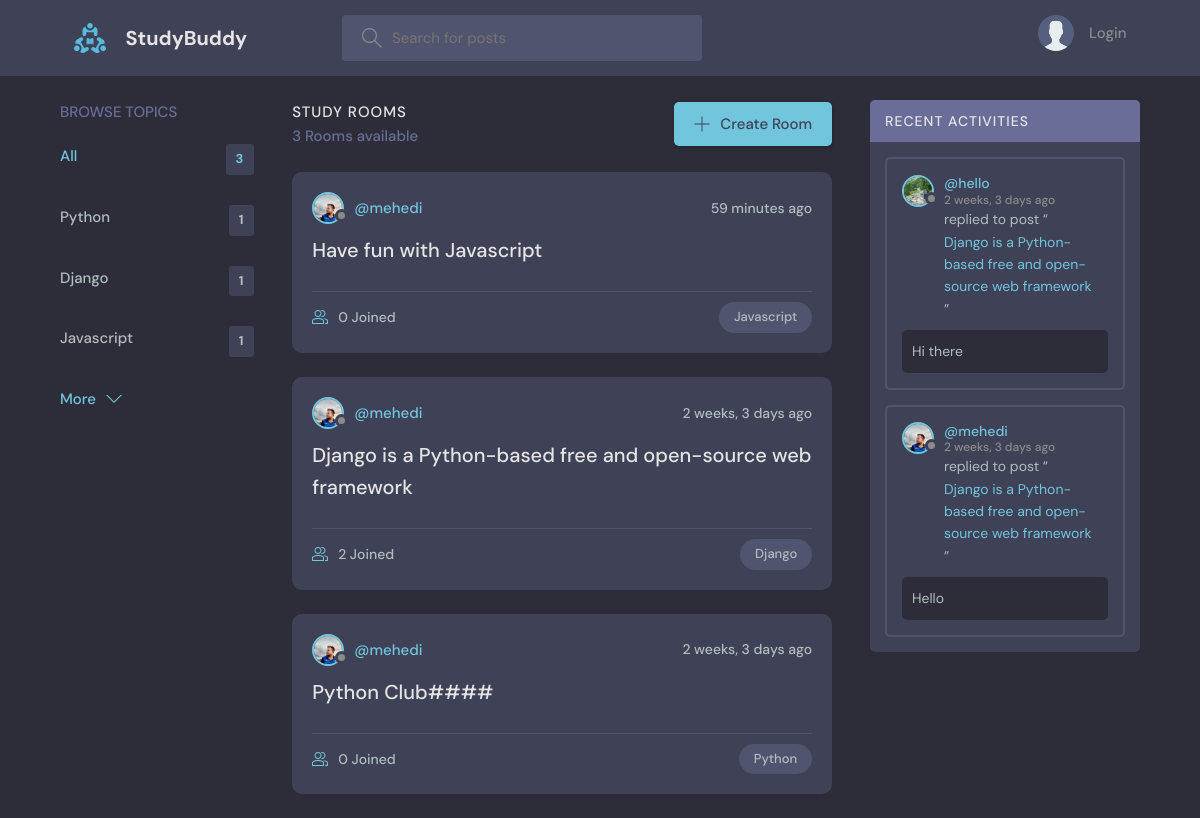
The page / on the database its author committed.
### base/models.py (models this page shows, shortened)
class Topic(models.Model):
    name = models.CharField(max_length=200)

class Room(models.Model):
    host = models.ForeignKey(User, on_delete=models.SET_NULL, null=True)
    topic = models.ForeignKey(Topic, on_delete=models.SET_NULL,null=True)
    name =models.CharField(max_length=200)
    description = models.TextField(null=True,blank=True)
    participants = models.ManyToManyField(User, related_name='participants',blank=True)
    updated = models.DateTimeField(auto_now=True)
    created = models.DateTimeField(auto_now_add=True)
    class Meta:
        ordering = ['-updated','-created']
    def __str__(self):
        return self.name

class User(AbstractUser):
    name = models.CharField(max_length=200,null=True)
    email = models.EmailField(unique=True,null=True)
    bio = models.TextField(null=True)
    avatar = models.ImageField(null=True,default='avatar.svg')
    USERNAME_FIELD = 'email'
    REQUIRED_FIELDS = []

class Message(models.Model):
    user = models.ForeignKey(User, on_delete=models.CASCADE)
    room = models.ForeignKey(Room, on_delete=models.CASCADE)
    body = models.TextField()
    updated = models.DateTimeField(auto_now=True)
    created = models.DateTimeField(auto_now_add=True)
    class Meta:
        ordering = ['-updated','-created']

### base/views.py (the view)
# urls.py: path('', views.index, name='index'),
def index(request):
    q = request.GET.get('q') if request.GET.get('q') != None else ''
    rooms = Room.objects.filter(Q(topic__name__contains=q) | Q(name__icontains=q) | Q(description__icontains=q))
    topics = Topic.objects.all()[0:5]
    room_count = rooms.count()
    room_messages = Message.objects.filter(Q(room__topic__name__icontains=q))
    context = {'rooms':rooms,'topics':topics,'room_count':room_count,'room_messages':room_messages}
    return render(request,'base/index.html',context)

### base/templates/base/index.html (shortened to what this page needs)
{% extends 'base/main.html' %}
{% block content %}
<main class="layout layout--3">
  <div class="container">
    {% include 'base/topics_component.html' %}
    <div class="roomList">
      <div class="roomList__header">
        <div>
          <h2>Study Rooms</h2>
          <p>{{room_count}} Rooms available</p>
        </div>
        <a class="btn btn--main" href="{% url 'create-room' %}">
          <svg version="1.1" xmlns="http://www.w3.org/2000/svg" width="32" height="32" viewBox="0 0 32 32">
            <title>add</title>
            <path
              d="M16.943 0.943h-1.885v14.115h-14.115v1.885h14.115v14.115h1.885v-14.115h14.115v-1.885h-14.115v-14.115z">
            </path>
          </svg>
          Create Room
        </a>
      </div>
      {% include 'base/feed_components.html' %}
    </div>
    {% include 'base/activity.html' %}
  </div>
</main>
{% endblock %}

### base/templates/base/topics_component.html
<div class="topics">
    <div class="topics__header">
        <h2>Browse Topics</h2>
    </div>
    <ul class="topics__list">
        <li>
            <a href="{% url 'index' %}" class="active">All <span>{{topics.count}}</span></a>
        </li>
        {% for topic in topics %}
        <li>
            <a href="{% url 'index' %}?q={{topic.name}}">{{topic.name}}<span>{{topic.room_set.all.count}}</span></a>
        </li>
        {% endfor %}
    </ul>
    <a class="btn btn--link" href="{% url 'topics' %}">
        More
        <svg version="1.1" xmlns="http://www.w3.org/2000/svg" width="32" height="32" viewBox="0 0 32 32">
            <title>chevron-down</title>
            <path d="M16 21l-13-13h-3l16 16 16-16h-3l-13 13z"></path>
        </svg>
    </a>
</div>

### base/templates/base/feed_components.html (shortened to what this page needs)
{% for room in rooms %}
<div class="roomListRoom">
    <div class="roomListRoom__header">
        <a href="{% url 'user-profile' room.host.id %}" class="roomListRoom__author">
            <div class="avatar avatar--small">
                <img src="{{room.host.avatar.url}}" />
            </div>
            <span>@{{room.host.username}}</span>
        </a>
        <div class="roomListRoom__actions">
            <span>{{room.created|timesince}} ago</span>
        </div>
    </div>
    <div class="roomListRoom__content">
        <a href="{% url 'room' room.id %}">{{room.name}}</a>
    </div>
    <div class="roomListRoom__meta">
        <a href="{% url 'room' room.id %}" class="roomListRoom__joined">
            {{room.participants.all.count}} Joined
        </a>
        <p class="roomListRoom__topic">{{room.topic.name}}</p>
    </div>
</div>
{% endfor %}

### base/templates/base/activity.html (shortened to what this page needs)
<div class="activities">
    <div class="activities__header">
        <h2>Recent Activities</h2>
    </div>
    {% for message in room_messages %}
    <div class="activities__box">
        <div class="activities__boxHeader roomListRoom__header">
            <a href="{% url 'user-profile' message.user.id %}" class="roomListRoom__author">
                <div class="avatar avatar--small">
                    <img src="{{message.user.avatar.url}}" />
                </div>
                <p>
                    @{{message.user.username}}
                    <span>{{message.created|timesince}} ago</span>
                </p>
            </a>
        </div>
        <div class="activities__boxContent">
            <p>replied to post “<a href="{% url 'room' message.room.id %}">{{message.room}}</a>”</p>
            <div class="activities__boxRoomContent">{{message.body}}</div>
        </div>
    </div>
    {% endfor %}
</div>

### rows shown on the page
Topic: name "Python", room_set.all.count "1"
Topic: name "Django", room_set.all.count "1"
Topic: name "Javascript", room_set.all.count "1"
Room: host.avatar (picture), host.username "mehedi", created "59 minutes", name "Have fun with Javascript", participants.all.count "0", topic.name "Javascript"
Room: host.avatar (picture), host.username "mehedi", created "2 weeks, 3 days", name "Django is a Python-based free and open-source web framework", participants.all.count "2", topic.name "Django"
Room: host.avatar (picture), host.username "mehedi", created "2 weeks, 3 days", name "Python Club####", participants.all.count "0", topic.name "Python"
Message: user.avatar (picture), user.username "hello", created "2 weeks, 3 days", room "Django is a Python-based free and open-source web framework", body "Hi there"
Message: user.avatar (picture), user.username "mehedi", created "2 weeks, 3 days", room "Django is a Python-based free and open-source web framework", body "Hello"

### other values the page prints
{{ topics.count }} "3"
{{ room_count }} "3"
